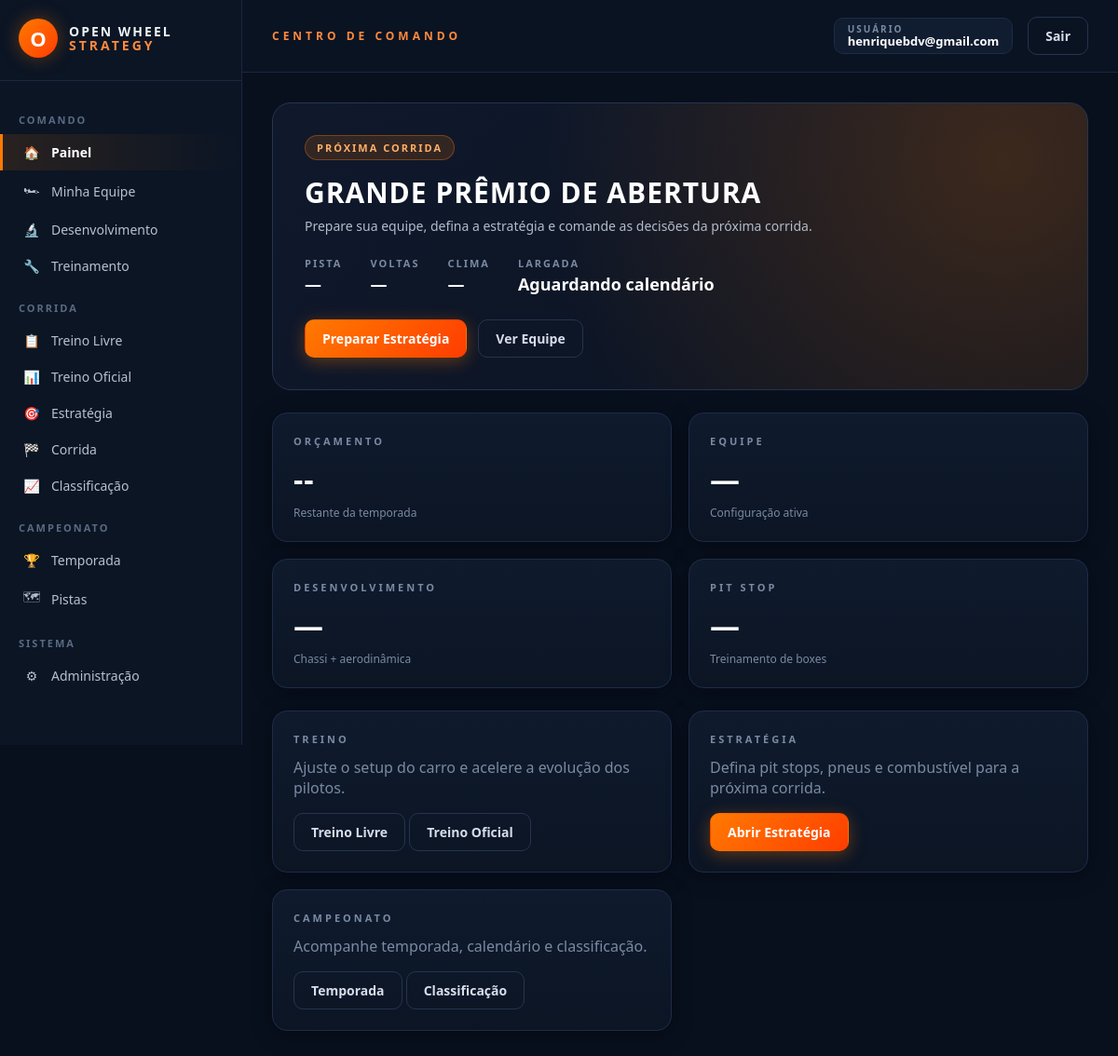
Page / (signed in) on the earlier database version.
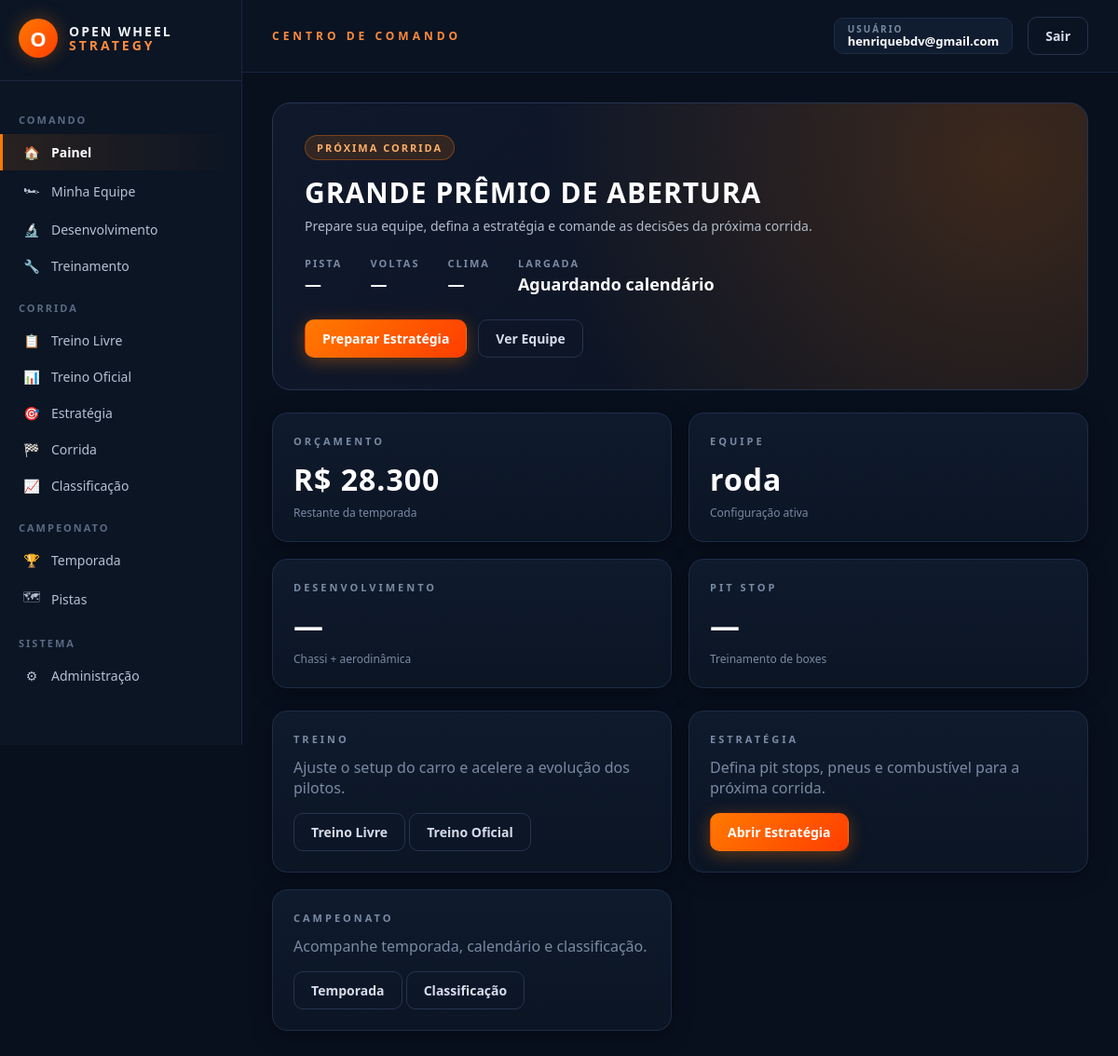
Same page on the later database version.
### models.py (models this page shows, shortened)
class Usuario(db.Model):
    __tablename__ = "usuarios"
    id = db.Column(db.Integer, primary_key=True)
    email = db.Column(db.String(150), unique=True, nullable=False)
    senha_hash = db.Column(db.String(255), nullable=True)
    google_id = db.Column(db.String(255), unique=True, nullable=True)
    eh_admin = db.Column(db.Boolean, default=False)
    criado_em = db.Column(db.DateTime, default=datetime.utcnow)
    grupo = db.Column(db.String(50), nullable=True)
    classe = db.Column(db.String(50), nullable=True)
    equipe = db.relationship("CarroJogador", backref="usuario", uselist=False)

class CarroJogador(db.Model):
    __tablename__ = "carros_jogadores"
    id = db.Column(db.Integer, primary_key=True)
    usuario_id = db.Column(db.Integer, db.ForeignKey("usuarios.id"), unique=True, nullable=False)
    nome = db.Column(db.String(100), nullable=False)
    orcamento = db.Column(db.Float, default=55_000.0)
    motor_fornecedor_id = db.Column(db.Integer, db.ForeignKey("fornecedores_motor.id"), nullable=False)
    combustivel_fornecedor_id = db.Column(db.Integer, db.ForeignKey("fornecedores_combustivel.id"), nullable=False)
    pneu_fornecedor_id = db.Column(db.Integer, db.ForeignKey("fornecedores_pneu.id"), nullable=False)
    chassi_fornecedor_id = db.Column(db.Integer, db.ForeignKey("fornecedores_chassi.id"), nullable=True)
    cambio_fornecedor_id = db.Column(db.Integer, db.ForeignKey("fornecedores_cambio.id"), nullable=False)
    suspensao_fornecedor_id = db.Column(db.Integer, db.ForeignKey("fornecedores_suspensao.id"), nullable=False)
    engenheiro_fornecedor_id = db.Column(db.Integer, db.ForeignKey("fornecedores_engenheiro.id"), nullable=True)
    combustivel_carregado = db.Column(db.Float, default=110.0)
    cor_primaria = db.Column(db.String(7), default="#cc0000")
    cor_secundaria = db.Column(db.String(7), default="#ffffff")

### app.py (the view)
@app.route("/")
def home():
    return render_template("home.html")

### app.py (called while the page is built)
@app.context_processor
def injetar_globais():
    usuario_id = session.get("usuario_id")
    usuario = Usuario.query.get(usuario_id) if usuario_id else None
    return {
        "usuario_logado": usuario,
        "categorias_fornecedor": FORNECEDORES_CONFIG,
        "temporada_ativa": Temporada.ativa_atual(),
    }

### models_temporada.py (called while the page is built)
    @classmethod
    def ativa_atual(cls):
        try:
            return cls.query.filter_by(ativa=True).first()
        except (OperationalError, ProgrammingError, NoSuchTableError):
            return None

### templates/home.html (shortened to what this page needs)
{% extends "base.html" %}
{% block content %}
{% if usuario_logado %}
<div class="ows-hero">
    <span class="ows-hero-label">PRÓXIMA CORRIDA</span>
    <h1>GRANDE PRÊMIO DE ABERTURA</h1>
    <div class="ows-hero-sub">Prepare sua equipe, defina a estratégia e comande as decisões da próxima corrida.</div>
    <div class="ows-hero-meta">
        <div><small>PISTA</small><strong>—</strong></div>
        <div><small>VOLTAS</small><strong>—</strong></div>
        <div><small>CLIMA</small><strong>—</strong></div>
        <div><small>LARGADA</small><strong>Aguardando calendário</strong></div>
    </div>
    <div class="ows-hero-actions">
        <a href="{{ url_for('estrategia_corrida_view') }}" class="ows-btn ows-btn-primary">Preparar Estratégia</a>
        <a href="{{ url_for('minha_equipe') }}" class="ows-btn ows-btn-ghost">Ver Equipe</a>
    </div>
</div>
<div class="ows-grid-4" style="margin-bottom:24px;">
    <div class="ows-card">
        <h3>ORÇAMENTO</h3>
        <div class="ows-value">
            {% if usuario_logado.equipe %}R$ {{ '{:,.0f}'.format(usuario_logado.equipe.orcamento or 0)|replace(',', '.') }}{% else %}--{% endif %}
        </div>
        <div class="ows-hint">Restante da temporada</div>
    </div>
    <div class="ows-card">
        <h3>EQUIPE</h3>
        <div class="ows-value">{% if usuario_logado.equipe %}{{ usuario_logado.equipe.nome }}{% else %}—{% endif %}</div>
        <div class="ows-hint">Configuração ativa</div>
    </div>
    <div class="ows-card">
        <h3>DESENVOLVIMENTO</h3>
        <div class="ows-value">—</div>
        <div class="ows-hint">Chassi + aerodinâmica</div>
    </div>
    <div class="ows-card">
        <h3>PIT STOP</h3>
        <div class="ows-value">—</div>
        <div class="ows-hint">Treinamento de boxes</div>
    </div>
</div>
<div class="ows-grid-3">
    <div class="ows-card">
        <h3>TREINO</h3>
        <p class="ows-muted" style="margin-bottom:16px;">Ajuste o setup do carro e acelere a evolução dos pilotos.</p>
        <a href="{{ url_for('treino_livre_view') }}" class="ows-btn ows-btn-ghost">Treino Livre</a>
        <a href="{{ url_for('treino_oficial_view') }}" class="ows-btn ows-btn-ghost">Treino Oficial</a>
    </div>
    <div class="ows-card">
        <h3>ESTRATÉGIA</h3>
        <p class="ows-muted" style="margin-bottom:16px;">Defina pit stops, pneus e combustível para a próxima corrida.</p>
        <a href="{{ url_for('estrategia_corrida_view') }}" class="ows-btn ows-btn-primary">Abrir Estratégia</a>
    </div>
    <div class="ows-card">
        <h3>CAMPEONATO</h3>
        <p class="ows-muted" style="margin-bottom:16px;">Acompanhe temporada, calendário e classificação.</p>
        <a href="{{ url_for('temporada_view') }}" class="ows-btn ows-btn-ghost">Temporada</a>
        <a href="{{ url_for('classificacao_view') }}" class="ows-btn ows-btn-ghost">Classificação</a>
    </div>
</div>
{% endif %}
{% endblock %}

### templates/base.html (shortened to what this page needs)
<!DOCTYPE html>
<html lang="pt-br">
<head>
    <link href="{{ url_for('static', filename='css/tema.css') }}" rel="stylesheet">
</head>
<body>
{% if usuario_logado %}
<div class="ows-shell">
    <aside class="ows-sidebar">
        <div class="ows-logo">
            <div class="ows-logo-mark">O</div>
            <div class="ows-logo-text">OPEN WHEEL<br><span>STRATEGY</span></div>
        </div>
        <div class="ows-menu-section">COMANDO</div>
        <a href="{{ url_for('home') }}" class="ows-menu-link {% if request.endpoint == 'home' %}active{% endif %}"><span class="ows-icon">🏠</span> Painel</a>
        <a href="{{ url_for('minha_equipe') }}" class="ows-menu-link {% if request.endpoint == 'minha_equipe' %}active{% endif %}"><span class="ows-icon">🏎</span> Minha Equipe</a>
        <a href="{{ url_for('desenvolvimento_view') }}" class="ows-menu-link {% if request.endpoint == 'desenvolvimento_view' %}active{% endif %}"><span class="ows-icon">🔬</span> Desenvolvimento</a>
        <a href="{{ url_for('treinamento_view') }}" class="ows-menu-link {% if request.endpoint == 'treinamento_view' %}active{% endif %}"><span class="ows-icon">🔧</span> Treinamento</a>
        <div class="ows-menu-section">CORRIDA</div>
        <a href="{{ url_for('treino_livre_view') }}" class="ows-menu-link {% if request.endpoint == 'treino_livre_view' %}active{% endif %}"><span class="ows-icon">📋</span> Treino Livre</a>
        <a href="{{ url_for('treino_oficial_view') }}" class="ows-menu-link {% if request.endpoint == 'treino_oficial_view' %}active{% endif %}"><span class="ows-icon">📊</span> Treino Oficial</a>
        <a href="{{ url_for('estrategia_corrida_view') }}" class="ows-menu-link {% if request.endpoint == 'estrategia_corrida_view' %}active{% endif %}"><span class="ows-icon">🎯</span> Estratégia</a>
        <a href="{{ url_for('corrida_view') }}" class="ows-menu-link {% if request.endpoint == 'corrida_view' %}active{% endif %}"><span class="ows-icon">🏁</span> Corrida</a>
        <a href="{{ url_for('classificacao_view') }}" class="ows-menu-link {% if request.endpoint == 'classificacao_view' %}active{% endif %}"><span class="ows-icon">📈</span> Classificação</a>
        <div class="ows-menu-section">CAMPEONATO</div>
        <a href="{{ url_for('temporada_view') }}" class="ows-menu-link {% if request.endpoint == 'temporada_view' %}active{% endif %}"><span class="ows-icon">🏆</span> Temporada</a>
        <a href="{{ url_for('pistas_reais_view') }}" class="ows-menu-link {% if request.endpoint == 'pistas_reais_view' %}active{% endif %}"><span class="ows-icon">🗺</span> Pistas</a>
        {% if usuario_logado.eh_admin %}
        <div class="ows-menu-section">SISTEMA</div>
        <a href="{{ url_for('admin_dashboard') }}" class="ows-menu-link {% if request.endpoint == 'admin_dashboard' %}active{% endif %}"><span class="ows-icon">⚙</span> Administração</a>
        {% endif %}
    </aside>
    <div class="ows-main">
        <header class="ows-topbar">
            <div class="ows-topbar-title">CENTRO DE COMANDO</div>
            <div class="ows-topbar-right">
                <div class="ows-badge">
                    <div class="ows-badge-label">USUÁRIO</div>
                    <div class="ows-badge-value">{{ usuario_logado.email }}</div>
                </div>
                <a href="{{ url_for('logout') }}" class="ows-btn ows-btn-ghost">Sair</a>
            </div>
        </header>
        <div class="ows-content">
            {% block content %}{% endblock %}
        </div>
    </div>
</div>
{% endif %}
</body>
</html>

Differences in the rows shown:
added CarroJogador: orcamento "28.300", equipe.nome "roda"
Other differences:
text now shown: "R$"
